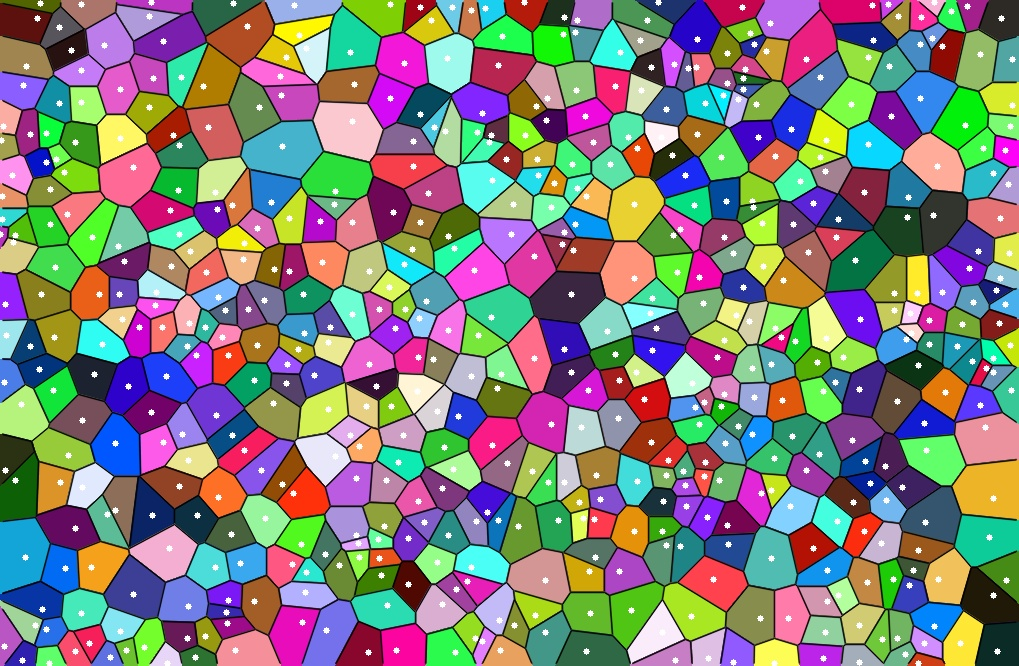
//> input picture BTech Project/123.jpg, 1019 x 666 px
$ ./Fraction   (built with g++ and OpenCV 4)
//> lines starting //> are read from the running program, lines starting //| are printed output that depends on the picture; after the words box and inside, x2 and y2 are one past the last pixel; in counts of white or black regions, pixels touching at a corner belong together
#include <stdio.h>
#include <cv.h>
#include <highgui.h>
#include <cvblob.h>
#include "cvblob.cpp"
#include "cvlabel.cpp"
using namespace cvb;

IplImage* image;
IplImage* grey;
IplImage* image1;
IplImage* grey1;
IplImage* imgOut;
IplImage* imgOut1;
FILE *fp;
void mouseHandler(int event, int x, int y, int flags, void *param)
{
    switch(event) {
        case CV_EVENT_LBUTTONDOWN:
             fprintf(stdout, "Left button down (%d, %d).\n", x, y);
            break;

    }
}
void Grain_size()
{
     int area,area1;
     int i=0;
      IplImage* labelImg;
      imgOut=cvCreateImage(cvGetSize(image),IPL_DEPTH_8U,3);
      labelImg=cvCreateImage(cvGetSize(image),IPL_DEPTH_LABEL,1);
      CvBlobs blobs;
      cvLabel(grey, labelImg, blobs);
      cvFilterByArea(blobs,15,100000);
      cvRenderBlobs(labelImg, blobs, image, imgOut,CV_BLOB_RENDER_COLOR);
      cvShowImage("blobs",imgOut);
      cvShowImage("Binary_image",grey);
      IplImage* labelImg1;
      imgOut1=cvCreateImage(cvGetSize(image1),IPL_DEPTH_8U,3);
      labelImg1=cvCreateImage(cvGetSize(image1),IPL_DEPTH_LABEL,1);
      CvBlobs blob;
      cvLabel(grey1, labelImg1, blob);
      cvFilterByArea(blob,15,100000);
      cvRenderBlobs(labelImg1, blob, image1, imgOut1,CV_BLOB_RENDER_COLOR);
      cvShowImage("blob1",imgOut1);
      cvShowImage("Binary_image1",grey1);
      CvBlobs::const_iterator it1=blob.begin();
      cvWaitKey(0);
       for(CvBlobs::const_iterator it=blobs.begin();it!=blobs.end()&& it1!=blob.end();++it,++it1)
    {
         area=it->second->area;
         area1=it1->second->area;
        //printf("%f\n",(float)area1/area*100);
        // printf("%d \t %d \n",x[i],y[i]);
        //fprintf(fp,"%d\n",area1);
		 fprintf(fp,"%f\n",(float)area1/area*100);
//		 i++;
    }
}
int main(){
	fp=fopen("fraction.txt","w");
	int height,width,step,channels,j;
	image=cvLoadImage("123.jpg",1);
//> image is the input picture: 666 rows x 1019 cols, CV_8UC3; mean B, G, R 122.2, 125.8, 127.5
	cvShowImage("image",image);
    grey=cvCreateImage(cvGetSize(image),IPL_DEPTH_8U,1);
    cvCvtColor(image, grey, CV_BGR2GRAY);
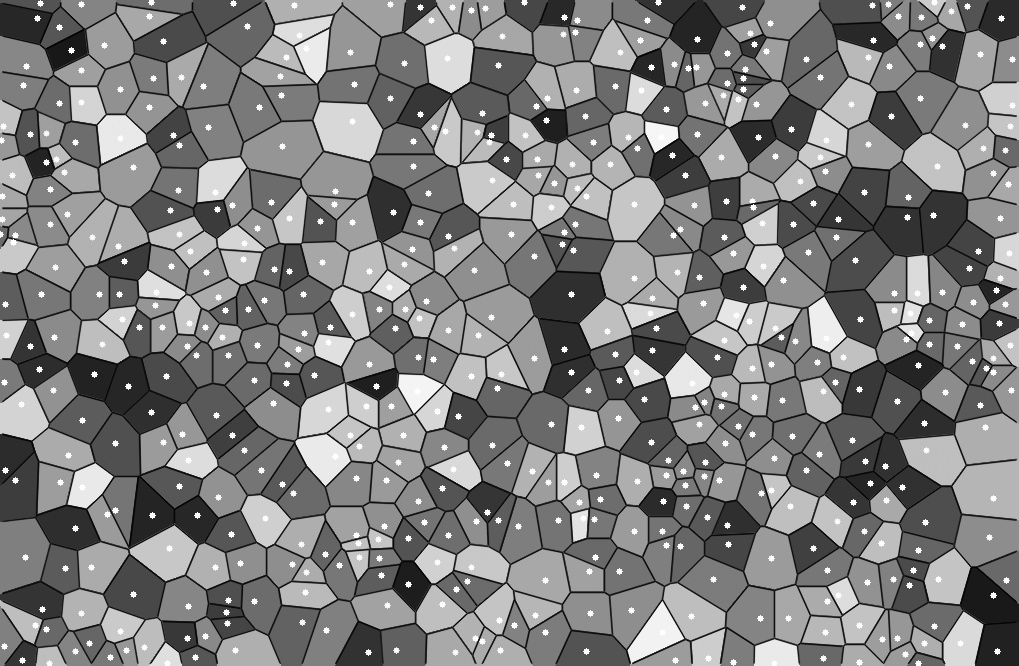
//> grey: 666 rows x 1019 cols, CV_8UC1; min 0, max 255, mean 125.9
    cvThreshold(grey, grey,200, 255, CV_THRESH_BINARY);
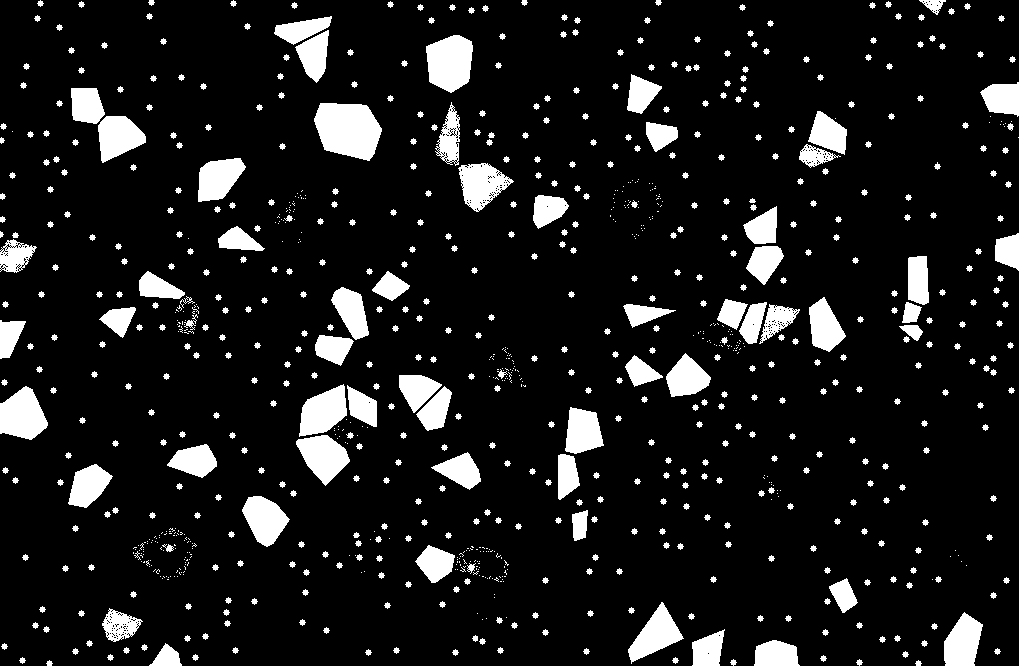
//> grey: 666 rows x 1019 cols, CV_8UC1; 10.7% white; 969 white regions (398 under 20 px), largest, box (x1, y1, x2, y2) and area: (314, 103, 382, 161) 2974, (426, 35, 473, 93) 2097, (0, 386, 48, 440) 1801
    cvShowImage("binary",grey);
    image1=cvLoadImage("D2-4-5000x_b.png",1);
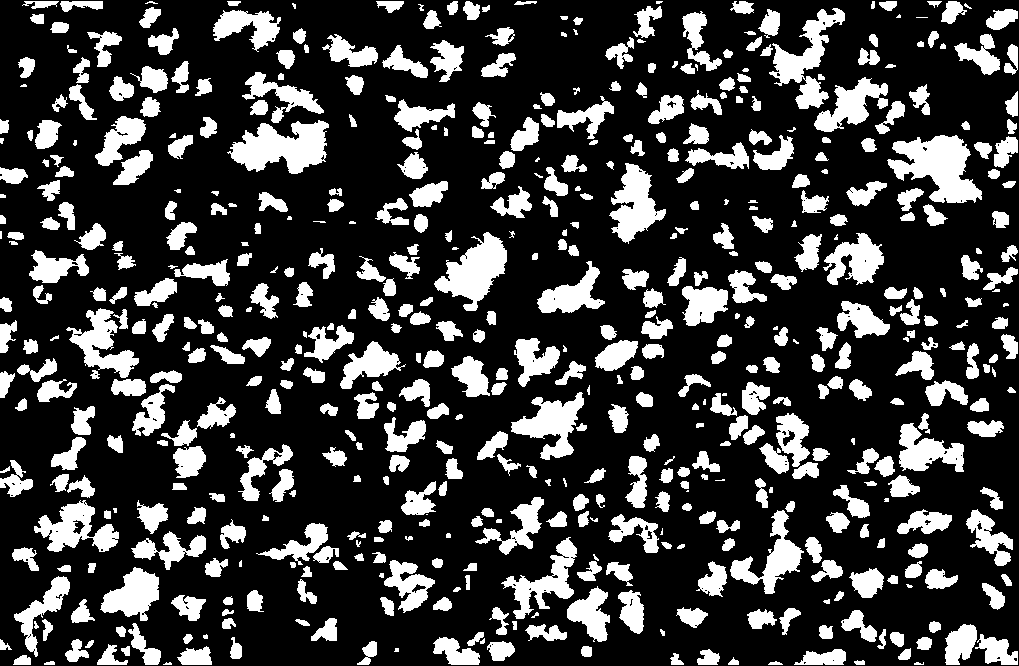
//> input picture BTech Project/D2-4-5000x_b.png, 1019 x 666 px
//> image1 is the input picture: 666 rows x 1019 cols, CV_8UC3; 24.1% white; 573 white regions (35 under 20 px), largest, box (x1, y1, x2, y2) and area: (887, 135, 982, 203) 3656, (227, 120, 329, 174) 3361, (434, 232, 507, 311) 2830
    cvShowImage("image",image);
    grey1=cvCreateImage(cvGetSize(image1),IPL_DEPTH_8U,1);
    cvCvtColor(image1, grey1, CV_BGR2GRAY);
    cvThreshold(grey1, grey1,200, 255, CV_THRESH_BINARY);
    cvShowImage("binary",grey1);
//> (the run ends here: the program needs code that is not available in this run, at `labelImg=cvCreateImage(cvGetSize(image),IPL_DEPTH_LABEL,1);`)
